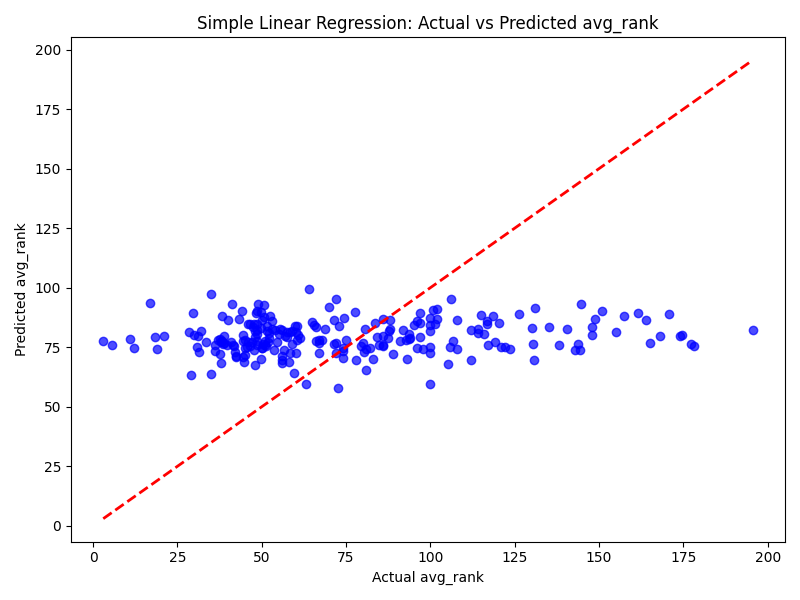

This chart was generated by the following Python code:
import pandas as pd
from sklearn.model_selection import train_test_split
from sklearn.linear_model import LinearRegression
from sklearn.metrics import mean_squared_error
import matplotlib.pyplot as plt

# Load the dataset
data_path = './dataset/final_kpop_dataset.csv'
data = pd.read_csv(data_path)

# Define features and target
features = [
    col for col in data.columns 
    if col not in ['avg_rank', 'Artist', 'Artist_Id', 'Track_Title', 'Track_Id', 'weeks_on_chart']
]
target = 'avg_rank'

X = data[features]
y = data[target]

# Split the data into training and testing sets
X_train, X_test, y_train, y_test = train_test_split(X, y, test_size=0.2, random_state=42)

# Train a Simple Linear Regression model
lr = LinearRegression()
lr.fit(X_train, y_train)

# Make predictions
y_pred = lr.predict(X_test)

# Evaluate the model
mse = mean_squared_error(y_test, y_pred)
print(f"Mean Squared Error: {mse}")

# Visualize predictions vs actual values
plt.figure(figsize=(8, 6))
plt.scatter(y_test, y_pred, alpha=0.7, color='blue')
plt.plot([y_test.min(), y_test.max()], [y_test.min(), y_test.max()], 'k--', lw=2, color='red')
plt.xlabel('Actual avg_rank')
plt.ylabel('Predicted avg_rank')
plt.title('Simple Linear Regression: Actual vs Predicted avg_rank')
plt.tight_layout()
plt.savefig('simple_linear_regression_avgrank.png')
plt.show()